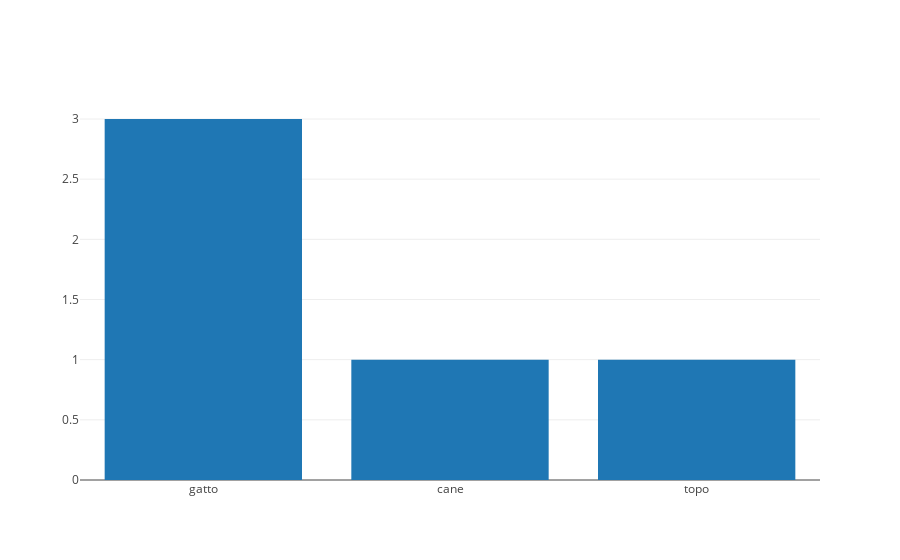

Notebook cell for this chart:
### Markdown cell above
## 2. Rappresentazioni a barre per variabili categoriche o continue
Posso rappresentare questi dati tramite un *bar plot* (*grafico a barre*).  il termine piu' usato e' **istogramma**.

### Code cell
data = [go.Histogram(x=a)] # Variante: prova a usare "y=a" come parametro
py.iplot(data)

### Figure 1 — Plotly figure (JSON) as saved in the notebook; plotly's stock layout.template omitted (floating-point values rounded to 4 significant figures)
{"data": [{"type": "histogram", "uid": "e5a217c4-c55a-11e8-8ada-3052cb2086f3", "x": ["gatto", "gatto", "cane", "topo", "gatto"]}], "layout": {}}
